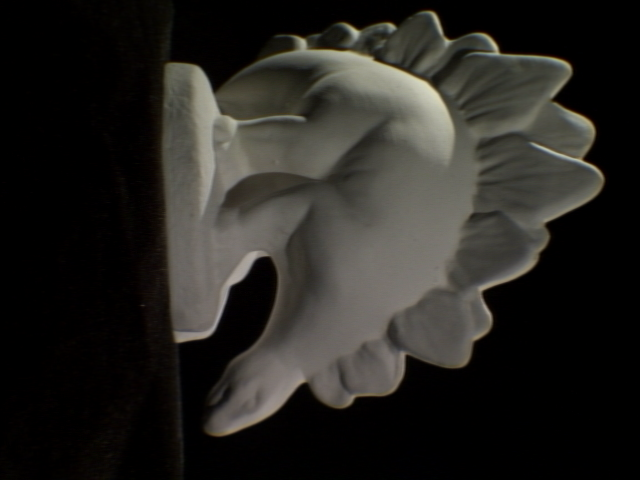
#> input picture sample data/dino0002.png, 640 x 480 px, found by its file name
$ jupyter execute --allow-errors general_to_parallel_stereo.ipynb   (shell and % lines are left out)
#> lines starting #> are read from the running program, lines starting #| are printed output that depends on the picture
[cell 1]
# otherwise you'd get an error message saying this when you try to use SIFT
# This algorithm is patented and is excluded in this configuration;
# Set OPENCV_ENABLE_NONFREE CMake option and rebuild the library in
# function 'cv::xfeatures2d::SIFT::create'

[cell 2]
import numpy as np
import pandas as pd

from scipy import ndimage, signal
from scipy.ndimage import gaussian_filter
from copy import deepcopy
import matplotlib.pyplot as plt

import random
import math
import os

import cv2

import plotly.graph_objects as go

from google.colab.patches import cv2_imshow

[cell 3]
GAUSSIAN_BLUR_SIGMA=1

[cell 4]
def compute_gaussian_subsample(image:np.ndarray, factor:int=2) -> np.ndarray:
#> called with factor = 2
    temp_image = gaussian_filter(deepcopy(image), sigma=GAUSSIAN_BLUR_SIGMA)

    len_x = temp_image.shape[0]
#> len_x = 480
    len_y = temp_image.shape[1]
#> len_y = 640
    half_len_x = int(len_x/2)
#> half_len_x = 240
    half_len_y = int(len_y/2)
#> half_len_y = 320

    #gaussian_pyramid = [temp_image]

    # Subsample then blur as the first image has already been blurred

    # Subsample every other pixel
    temp_image = deepcopy(temp_image[::factor,::factor])
#> temp_image: shape (240, 320)

    # Gaussain blur
    temp_image = gaussian_filter(temp_image, sigma=GAUSSIAN_BLUR_SIGMA)
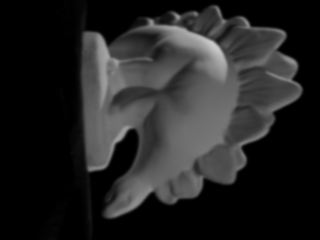
#> temp_image: shape (240, 320); min 0, max 202, mean 35.7

    # [6 lines of commented-out code are left out]

    return temp_image

[cell 5]
def get_images(path0, path1, factor=2):
  img0 = cv2.imread(path0, cv2.IMREAD_GRAYSCALE)
  img1 = cv2.imread(path1, cv2.IMREAD_GRAYSCALE)

  # subsample because current imgs too big
  img0 = compute_gaussian_subsample(img0,factor)
  img1 = compute_gaussian_subsample(img1,factor)

  # [4 lines of commented-out code are left out]


  return img0, img1

#get_images()

[cell 6]
# [51 lines left out: function perform_SIFT, not called in this run]

def perform_SURF(img1, img2, threshold=0.5):
  # temp naming everything SIFT
  # sift = cv2.xfeatures2d.SIFT_create()
  # kp1_SIFT, desc1_SIFT = sift.detectAndCompute(img1, None)
  # kp2_SIFT, desc2_SIFT = sift.detectAndCompute(img2, None)

  surf = cv2.xfeatures2d.SURF_create()
  kp1_SIFT, desc1_SIFT = surf.detectAndCompute(img1, None)
  kp2_SIFT, desc2_SIFT = surf.detectAndCompute(img2, None)

  # orb = cv2.ORB_create(nfeatures=1000)
  # kp1_SIFT, desc1_SIFT = orb.detectAndCompute(img1, None)
  # kp2_SIFT, desc2_SIFT = orb.detectAndCompute(img2, None)

  img1_SIFT = cv2.drawKeypoints(img1, kp1_SIFT, None, flags=cv2.DRAW_MATCHES_FLAGS_DRAW_RICH_KEYPOINTS, color=(255,255,0))
  img2_SIFT = cv2.drawKeypoints(img2, kp1_SIFT, None, flags=cv2.DRAW_MATCHES_FLAGS_DRAW_RICH_KEYPOINTS, color=(255,255,0))

  # [6 lines of commented-out code are left out]

  kp1 = kp1_SIFT
  kp2 = kp2_SIFT
  desc1 = desc1_SIFT
  desc2 = desc2_SIFT

  bf = cv2.BFMatcher()
  matches = bf.knnMatch(desc1, desc2, k=2) # k=2 means find the top two matchs for each query descriptor

  # Apply ratio test (as per David Lowe's SIFT paper: compare the best match with the 2nd best match_
  good_matches = []
  good_matches_without_list = []
  for m,n in matches:
      if m.distance < threshold*n.distance: # only accept matchs that are considerably better than the 2nd best match
          good_matches.append([m])
          good_matches_without_list.append(m) # this is to simplify finding a homography later

  plt.figure()
  img3 = cv2.drawMatchesKnn(img1,kp1,img2,kp2,good_matches,
                          None,flags=cv2.DrawMatchesFlags_NOT_DRAW_SINGLE_POINTS,
                          matchColor=(0,255,0))
  plt.figure(figsize = (10,10))
  plt.imshow(img3), plt.show()

  src_pts = np.float32([ kp1[m.queryIdx].pt for m in good_matches_without_list ]).reshape(-1,1,2)
  dst_pts = np.float32([ kp2[m.trainIdx].pt for m in good_matches_without_list ]).reshape(-1,1,2)

  return src_pts, dst_pts

[cell 7]
# [24 lines left out: function extract_calibration_vals, not called in this run]

[cell 8]
# [9 lines left out: function remove_outliers, not called in this run]

[cell 9]
def get_world_coord(path0, path1, calibration_filepath, image_numbers):
  factor = 2
  img0, img1 = get_images(path0, path1, factor)
  rgb0 = cv2.imread(path0)
  # Extract matching points from the imgs
  img0_pts, img1_pts = perform_SIFT(img0, img1)

  # Acquire camera information
  calib_vals = extract_calibration_vals(calibration_filepath, image_numbers)
  K0 = calib_vals['cam0']
  K1 = calib_vals['cam1']
  f = K0[0,0]
  T = calib_vals['baseline']
  px0 = K0[0,2]
  px1 = K1[0,2]
  py0 = K0[1,2]
  py1 = K1[1,2]

  img0_pts = np.array(img0_pts)
  img1_pts = np.array(img1_pts)
  print(np.max(img0_pts))
  img0_pts = img0_pts.reshape((img0_pts.shape[0],img0_pts.shape[2]))
  img1_pts = img1_pts.reshape((img1_pts.shape[0],img1_pts.shape[2]))

  # Calculate world coordinates per pixel
  print(len(img0_pts))
  num_pts = len(img0_pts)
  world_coord = np.zeros((num_pts,6))
  for idx, pt in enumerate(img0_pts):
    # z = fT/(xr-xl)
    z = f*T/(np.absolute((pt[0])-(img1_pts[idx,0]))*factor)
    world_coord[idx,2] = z
    # x = fX/z + px, solve for X where X is world coordinate of x in the img
    # X = (x-px)z/f
    world_coord[idx,0] = (pt[0]-px0)*factor*z/f
    # do same for Y
    world_coord[idx,1] = (pt[1]-py0)*factor*z/f
    # add colour
    world_coord[idx,3:] = rgb0[int(pt[1])*factor,int(pt[0])*factor,:]

  world_coord = remove_outliers(world_coord)

  return world_coord

# [17 lines left out: function plot_pointCloud, not called in this run]
    #fig.show()

[cell 10]
# [21 lines left out: function test_imgs, not called in this run]
  #cv2_imshow(rgb0)

#> (a cell that did not finish here is left out)

#> (a cell that did not finish here is left out)

[cell 13]
def plot_pointCloud(pc, path='plot.html'):
    '''
    plots the Nx6 point cloud pc in 3D
    assumes (1,0,0), (0,1,0), (0,0,-1) as basis
    '''
    fig = go.Figure(data=[go.Scatter3d(
        x=pc[:, 0],
        y=pc[:, 1],
        z=-pc[:, 2],
        mode='markers',
        marker=dict(
            size=2,
            color=pc[:, 3:][..., ::-1],
            opacity=0.8
        )
    )])
    fig.write_html(path)
    #fig.show()

[cell 14]
def get_image_properties(path0, path1, calibration_filepath, image_numbers):
  downsampling_factor = 1
  img0, img1 = get_images(path0, path1, downsampling_factor)
  rgb0 = cv2.imread(path0)

  # Acquire camera information
  calib_vals = extract_calibration_vals(calibration_filepath, image_numbers)
  K0 = calib_vals['cam0']
  K1 = calib_vals['cam1']
  f = K0[0,0]

  R0 = calib_vals['R0']
  R1 = calib_vals['R1']

  t0 = calib_vals['t0']
  t1 = calib_vals['t1']

  R1_camera_coord_0 = R0.transpose() @ R1
  t1_camera_coord_0 = t1-t0

  # Extract matching points from the imgs
  img0_pts, img1_pts = perform_SIFT(img0, img1, threshold=0.75)

  # fundamental matrix
  KRt = K0 @ R1_camera_coord_0 @ t1_camera_coord_0
  cross_product_matrix_KRt = np.asarray([[0, -KRt[2][0], KRt[1][0]], [KRt[2][0], 0, -KRt[0][0]], [-KRt[1][0], KRt[0][0], 0]])

  F = np.linalg.inv(K1).transpose() @ R1_camera_coord_0 @ K0.transpose() @ cross_product_matrix_KRt

  # epipoles
  F_U, F_sigma, F_V = np.linalg.svd(F)

  null_F_index = np.argmin(F_sigma)

  e0 = F_V[null_F_index]
  e1 = F_U[:, null_F_index]

  # [8 lines of commented-out code are left out]

  e0_normalized = e0 / e0[2]
  e0_u = e0_normalized[0]
  e0_v = e0_normalized[1]

  e1_normalized = e1 / e1[2]
  e1_u = e1_normalized[0]
  e1_v = e1_normalized[1]

  # [22 lines of commented-out code are left out]


  F, mask = cv2.findFundamentalMat(img0_pts, img1_pts, cv2.FM_RANSAC)

  # Use opencv homography:
  thresh = 0
  height, width = img0.shape
  _, H0, H1 = cv2.stereoRectifyUncalibrated(
      np.float32(img0_pts), np.float32(img1_pts), F, imgSize=(width, height), threshold=thresh,
  )

  return (f, F, e0_normalized, e1_normalized, H0, H1)

[cell 15]
def rectification(image1_path, image2_path, paramaters_path, image_numbers):
  f, F, e0, e1, H0, H1 = get_image_properties(image1_path, image2_path, paramaters_path, image_numbers)

  print(F)
  print(H0)
  print(H1)

  img0, img1 = get_images(image1_path, image2_path, 1)

  rgb0 = cv2.imread(image1_path)
  rgb1 = cv2.imread(image2_path)

  # [22 lines left out: function get_point_cloud, not called in this run]

  img0_point_cloud = get_point_cloud(img0, rgb0, H0)
  img1_point_cloud = get_point_cloud(img1, rgb1, H1)

  return (img0_point_cloud, img1_point_cloud)

#> (the rest of this cell did not finish here and is left out)

[cell 16]
array = np.array([[1,2,3],
                  [2,3,4],
                  [4,5,6]])
array += np.array([1,2,3])
print(array)

[cell 17]
# from opencv documentation:
# [102 lines left out: functions drawlines, drawlines_indep, show_epipolar_lines_nomask, show_epipolar_lines, not called in this run]

# def compute_F_H_opencv(path0, path1, calibration_filepath, image_numbers):
#   downsampling_factor = 1
#   img0, img1 = get_images(path0, path1, downsampling_factor)
#   # img0 = np.transpose(img0)
#   # img1 = np.transpose(img1)
#   rgb0 = cv2.imread(path0)

#   # Extract matching points from the imgs
#   img0_pts, img1_pts = perform_SIFT(img0, img1, threshold=0.75)

#   # # Acquire camera information
#   calib_vals = extract_calibration_vals(calibration_filepath, image_numbers)
#   K0 = calib_vals['cam0']
#   K1 = calib_vals['cam1']
#   f = K0[0,0]

#   R0 = calib_vals['R0']
#   R1 = calib_vals['R1']

#   t0 = calib_vals['t0']
#   t1 = calib_vals['t1']

#   R1_camera_coord_0 = R0.transpose() @ R1
#   t1_camera_coord_0 = t1-t0

#   # # fundamental matrix
#   # KRt = K0 @ R1_camera_coord_0 @ t1_camera_coord_0
#   # cross_product_matrix_KRt = np.asarray([[0, -KRt[2][0], KRt[1][0]], [KRt[2][0], 0, -KRt[0][0]], [-KRt[1][0], KRt[0][0], 0]])

#   # F = np.linalg.inv(K1).transpose() @ R1_camera_coord_0 @ K0.transpose() @ cross_product_matrix_KRt
#   # show_epipolar_lines_nomask(img0_pts, img1_pts, F, img0, img1)

#   F, mask = cv2.findFundamentalMat(img0_pts, img1_pts, cv2.FM_RANSAC)
#   show_epipolar_lines(img0_pts, img1_pts, F, mask, img0, img1)

#   #Use opencv homography:
#   thresh = 0
#   height, width = img0.shape
#   _, H0, H1 = cv2.stereoRectifyUncalibrated(
#       np.float32(img0_pts), np.float32(img1_pts), F, imgSize=(width, height), threshold=thresh,
#   )
#   # _, H0, H1 = cv2.stereoRectifyUncalibrated(
#   #     np.float32(img0_pts), np.float32(img1_pts), F, imgSize=img0.shape, threshold=thresh,
#   # )

#   # Or calculate homography matrix manually
#   # unit_vec_1 = (t1_camera_coord_0 / np.linalg.norm(t1_camera_coord_0))
#   # unit_vec_2 = (1/(np.sqrt(t1_camera_coord_0[0][0]**2 + t1_camera_coord_0[1][0]**2)) * np.asarray([[-t1_camera_coord_0[1][0]], [t1_camera_coord_0[0][0]], [0]]))
#   # unit_vec_3 = np.cross(unit_vec_1, unit_vec_2, axis=0)

#   # H0 = np.concatenate([unit_vec_1, unit_vec_2, unit_vec_3], axis=1).transpose()

#   # H1 = R1_camera_coord_0 @ H0

#   return F, H0, H1

def compute_F_H_opencv2(path0, path1, calibration_filepath, image_numbers):
  downsampling_factor = 1
  img0, img1 = get_images(path0, path1, downsampling_factor)
#> call 3 of get_images, with path0 = 'dino0010.png', path1 = 'dino0006.png', factor = 1
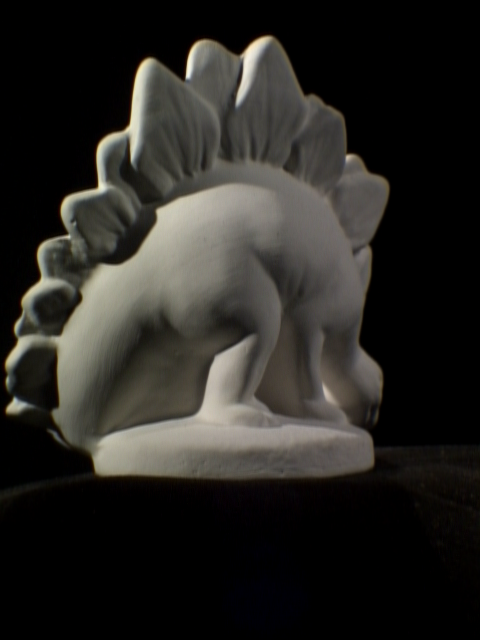
#> input picture sample data/dino0010.png, 480 x 640 px, found by its file name
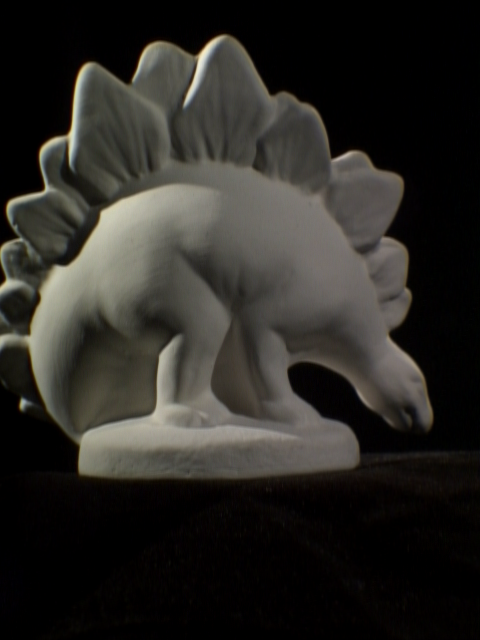
#> input picture sample data/dino0006.png, 480 x 640 px, found by its file name
  # img0 = np.transpose(img0)
  # img1 = np.transpose(img1)
  rgb0 = cv2.imread(path0)
#> rgb0 is the input picture: shape (640, 480, 3); mean B, G, R 35, 38.7, 40.3

  # Extract matching points from the imgs
  img0_pts, img1_pts = perform_SURF(img0, img1, threshold=0.5)

  # # Acquire camera information
  calib_vals = extract_calibration_vals(calibration_filepath, image_numbers)
  K0 = calib_vals['cam0']
  K1 = calib_vals['cam1']
  f = (K0[0,0]+K0[0,0])/2

  R0 = calib_vals['R0']
  R1 = calib_vals['R1']

  t0 = calib_vals['t0']
  t1 = calib_vals['t1']


  # [11 lines of commented-out code are left out]
  R_btwn = R1 @ (R0.transpose())
  t_btwn = t0 - R_btwn.transpose()@t1
  print("T")
  print(t_btwn)

  # # fundamental matrix
  # define using E = RS, E is rank 2, and is the essential matrix
  S = np.array([[0,-t_btwn[2][0],t_btwn[1][0]],
                [t_btwn[2][0],0,-t_btwn[0][0]],
                [-t_btwn[1][0],t_btwn[0][0],0]])

  E = R_btwn@S
  F = np.linalg.inv(K1).transpose() @ E @ np.linalg.inv(K0)
  #F = F/F[2,2]
  show_epipolar_lines_nomask(img0_pts, img1_pts, F, img0, img1)


  # [10 lines of commented-out code are left out]
  for i in range(8):
    n1 = np.array([img1_pts[i,0,0],img1_pts[i,0,1],1])
    n0 = np.array([img0_pts[i,0,0],img0_pts[i,0,1],1])
    print(n1)
    print(n0)
    print(n1.transpose()@F@n0)

  # Use opencv homography:
  thresh = 0
  height, width = img0.shape
  _, H0, H1 = cv2.stereoRectifyUncalibrated(
      np.float32(img0_pts), np.float32(img1_pts), F, imgSize=(width, height), threshold=thresh,
  )
  # _, H0, H1 = cv2.stereoRectifyUncalibrated(
  #     np.float32(img0_pts), np.float32(img1_pts), F, imgSize=img0.shape, threshold=thresh,
  # )

  # Or calculate homography matrix manually
  unit_vec_1 = (t_btwn / np.linalg.norm(t_btwn))
  unit_vec_2 = (1/(np.sqrt(t_btwn[0][0]**2 + t_btwn[1][0]**2)) * np.asarray([[-t_btwn[1][0]], [t_btwn[0][0]], [0]]))
  unit_vec_3 = np.cross(unit_vec_1, unit_vec_2, axis=0)
  print(unit_vec_1)

  # [5 lines of commented-out code are left out]

  H0 = np.concatenate([unit_vec_1, unit_vec_2, unit_vec_3], axis=1).transpose()
  print(H0)

  H1 = R_btwn@H0

  return F, H0, H1, f, K0, K1

# [48 lines left out: functions rectify_image, rectify_image2, not called in this run]


def get_rectified_images(path0, path1, paramaters_path, image_numbers):
  F, H0, H1, f, K0, K1 = compute_F_H_opencv2(path0, path1, paramaters_path, image_numbers)
  print(F)
  print(H0)
  print(H1)
  print(f)
  downsampling_factor = 1
  img0, img1 = get_images(path0, path1, downsampling_factor)
  rgb0 = cv2.imread(path0)
  rgb1 = cv2.imread(path1)
  height0, width0 = img0.shape
  height1, width1 = img1.shape

  #f -= 2000
  px = K0[0,2]
  py = K1[1,2]
  print("px and py")
  print(px)
  print(py)

  # pad=0

  rectify_image(img0, rgb0, F, H0, f-2000, 600, 0, 0)
  print("hmmmmm")
  rectify_image(img1, rgb1, F, H1, f-2000, 600, 0, 0)

  # [11 lines of commented-out code are left out]

# [39 lines left out: functions reverse_rectify_image, get_reverse_rectified_images, not called in this run]

#get_rectified_images('booksL.jpg', 'booksR.jpg', 'dino_par.txt', image_numbers=(4-1, 1-1))
#> (the rest of this cell did not finish here and is left out)

[cell 18]
# [43 lines of commented-out code are left out]

[cell 19]
# Broken at the moment

# [42 lines left out: function reverse_rectification, not called in this run]

#pc0, pc1 = reverse_rectification('dino0001.png', 'dino0002.png', 'dino_par.txt')

#> (a cell that did not finish here is left out)

#> (a cell that did not finish here is left out)

[cell 22]
base_image_0_rgb = cv2.imread("dino0002.png")
#> base_image_0_rgb is the input picture: shape (480, 640, 3); mean B, G, R 33.4, 37.1, 38.6

image_len_x, image_len_y, _ = base_image_0_rgb.shape
#> image_len_x = 480; image_len_y = 640

pixels_image_0 = np.zeros((image_len_x, image_len_y, 6))
for x in range(image_len_x):
  for y in range(image_len_y):
    pixels_image_0[x,y] = [ image_len_y - y, x, 1, base_image_0_rgb[x, y, 0], base_image_0_rgb[x, y, 1], base_image_0_rgb[x, y, 2]]
pixels_image_0 = pixels_image_0.reshape(-1, 6)

plot_pointCloud(pixels_image_0)

[cell 23]
base_image_0_rgb.shape
#> Out = (480, 640, 3)
